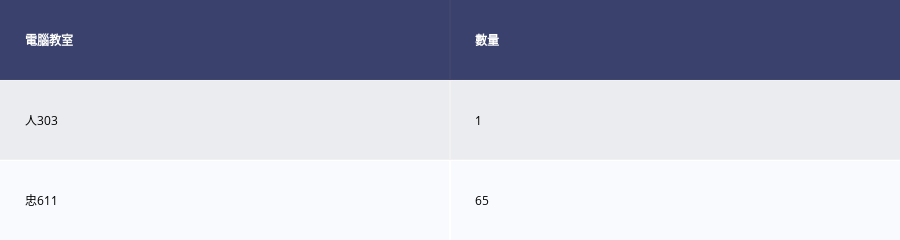

The notebook cell this image was saved under:
### Markdown cell above
# 當日電腦教室有開機的數量

### Code cell
table = ff.create_table(df)
iplot(table)

### Figure 1 — Plotly figure (JSON) as saved in the notebook; plotly's stock layout.template omitted (floating-point values rounded to 4 significant figures)
{"data": [{"colorscale": [[0, "#00083e"], [0.5, "#ededee"], [1, "#ffffff"]], "hoverinfo": "none", "opacity": 0.75, "showscale": false, "type": "heatmap", "z": [[0, 0], [0.5, 0.5], [1, 1]]}], "layout": {"annotations": [{"align": "left", "font": {"color": "#ffffff"}, "showarrow": false, "text": "<b>電腦教室</b>", "x": -0.45, "xanchor": "left", "xref": "x", "y": 0, "yref": "y"}, {"align": "left", "font": {"color": "#ffffff"}, "showarrow": false, "text": "<b>數量</b>", "x": 0.55, "xanchor": "left", "xref": "x", "y": 0, "yref": "y"}, {"align": "left", "font": {"color": "#000000"}, "showarrow": false, "text": "人303", "x": -0.45, "xanchor": "left", "xref": "x", "y": 1, "yref": "y"}, {"align": "left", "font": {"color": "#000000"}, "showarrow": false, "text": "1", "x": 0.55, "xanchor": "left", "xref": "x", "y": 1, "yref": "y"}, {"align": "left", "font": {"color": "#000000"}, "showarrow": false, "text": "忠611", "x": -0.45, "xanchor": "left", "xref": "x", "y": 2, "yref": "y"}, {"align": "left", "font": {"color": "#000000"}, "showarrow": false, "text": "65", "x": 0.55, "xanchor": "left", "xref": "x", "y": 2, "yref": "y"}], "height": 140, "margin": {"b": 0, "l": 0, "r": 0, "t": 0}, "xaxis": {"dtick": 1, "gridwidth": 2, "showticklabels": false, "tick0": -0.5, "ticks": "", "zeroline": false}, "yaxis": {"autorange": "reversed", "dtick": 1, "gridwidth": 2, "showticklabels": false, "tick0": 0.5, "ticks": "", "zeroline": false}}}
